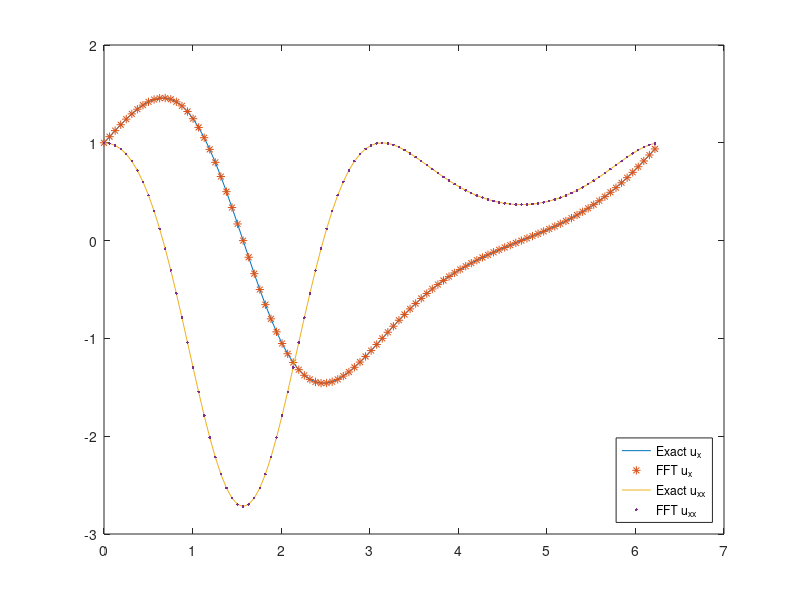

MATLAB code to generate this figure:
N = 100;
h = 2 * pi/ N;
x = (0 : N-1)*h;

u = exp(sin(x));
uhat = fft(u);
duhat = uhat .* [0 : N/2 -N/2+1 : -1] .* 1i;  % Derivative in the fourier space
du = real(ifft(duhat));  % Inverse transform
dduhat = -uhat .* [0 : N/2 -N/2+1 : -1] .^ 2; % Second order derivative
ddu = real(ifft(dduhat));

plot(x, exp(sin(x)) .* cos(x), x, du, '*', ...
     x, exp(sin(x)) .* (cos(x) .^ 2 - sin(x)), x, ddu,'.');
lg = legend('Exact u_x','FFT u_x','Exact u_{xx}','FFT u_{xx}');
set(lg,'Location','SouthEast');